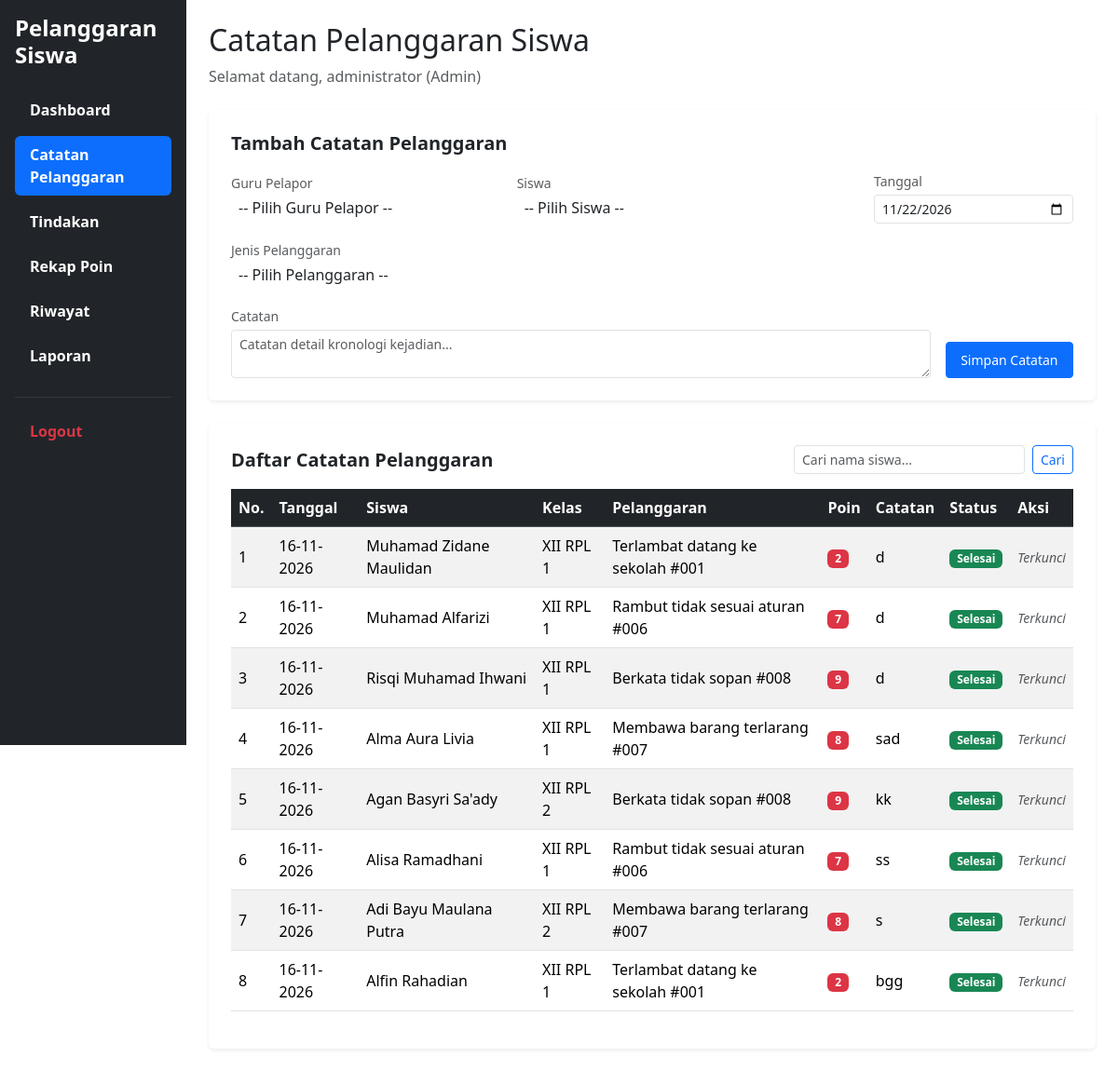
Screenshot of /catatan_pelanggaran.php (signed in) with the database file from the repository.
### tables this page shows
CREATE TABLE `t_pelanggaran_siswa` (
  `id` int(11) NOT NULL,
  `tahun_ajaran_id` int(11) DEFAULT NULL,
  `siswa_id` int(11) DEFAULT NULL,
  `nama_siswa` varchar(150) NOT NULL,
  `kelas_id` int(11) DEFAULT NULL,
  `nama_kelas` varchar(100) NOT NULL,
  `pelanggaran_id` int(11) DEFAULT NULL,
  `nama_pelanggaran` varchar(150) NOT NULL,
  `pelanggaran_kategori_id` int(11) DEFAULT NULL,
  `guru_id` int(11) DEFAULT NULL,
  `nama_guru` varchar(150) NOT NULL,
  `tanggal` date DEFAULT NULL,
  `keterangan` text NOT NULL,
  `poin` int(11) NOT NULL,
  `tindakan` text NOT NULL,
  `status` varchar(30) NOT NULL,
  `created_at` timestamp NOT NULL DEFAULT current_timestamp(),
  `updated_at` timestamp NOT NULL DEFAULT current_timestamp()
);

### catatan_pelanggaran.php (the view, shortened to what this page needs)
<?php
require_once 'config/koneksi.php';
$session_id = $_SESSION['id_user'] ?? $_SESSION['user_id'] ?? 0;
$role = strtolower(trim($_SESSION['role'] ?? $_SESSION['level'] ?? ''));
if (!function_exists('e')) {
    function e($data) {
        return htmlspecialchars((string)($data ?? ''), ENT_QUOTES, 'UTF-8');
    }
}
$koneksi = $conn ?? $koneksi ?? null;
$session_name = trim($_SESSION['name'] ?? ($_SESSION['nama'] ?? ''));
$tahunQuery = $koneksi->query("SELECT id FROM t_tahun_ajaran WHERE status_aktif = 1 LIMIT 1");
$tahunData = $tahunQuery ? $tahunQuery->fetch_assoc() : null;
$tahun_id = $tahunData ? (int)$tahunData['id'] : 1;
$nama_guru = '';
$nama_kelas_wali = '';
$kelas_wali_id = 0;
$is_wali_kelas = false;
$stmtGuru = $koneksi->prepare(
    "SELECT g.id AS guru_id, g.nama AS nama_guru
     FROM t_guru g
     WHERE g.user_id = ? OR g.id = ?
     LIMIT 1"
);
$stmtGuru->bind_param("ii", $session_id, $session_id);
$stmtGuru->execute();
$dataGuruLogin = $stmtGuru->get_result()->fetch_assoc();
if ($dataGuruLogin && !empty($dataGuruLogin['guru_id'])) {
    $guru_id = (int) $dataGuruLogin['guru_id'];
    $nama_guru = $dataGuruLogin['nama_guru'];
    $stmtWali = $koneksi->prepare(
        "SELECT wk.kelas_id, k.nama AS nama_kelas
         FROM t_wali_kelas wk
         JOIN t_kelas k ON k.id = wk.kelas_id
         WHERE wk.guru_id = ? AND wk.tahun_ajaran_id = ? AND wk.status_aktif = 1
         LIMIT 1"
    );
    $stmtWali->bind_param("ii", $guru_id, $tahun_id);
    $stmtWali->execute();
    $resWali = $stmtWali->get_result()->fetch_assoc();
    $stmtWali->close();
    if ($resWali) {
        $kelas_wali_id = (int) $resWali['kelas_id'];
        $nama_kelas_wali = $resWali['nama_kelas'];
        $is_wali_kelas = true;
    }
} else {
    $nama_guru = $session_name !== '' ? $session_name : '';
}
$cari_siswa = trim($_GET['cari_siswa'] ?? '');
if ($is_wali_kelas && $role !== 'admin' && $kelas_wali_id > 0) {
    if ($cari_siswa !== '') {
        $stmtRiwayat = $koneksi->prepare(
            "SELECT ps.*,
                    COALESCE(k.nama, ps.nama_kelas, '-') AS nama_kelas_fix,
                    COALESCE(p.nama, ps.nama_pelanggaran, '-') AS nama_pelanggaran_fix
             FROM t_pelanggaran_siswa ps
             LEFT JOIN t_kelas k ON k.id = ps.kelas_id
             LEFT JOIN t_pelanggaran p ON p.id = ps.pelanggaran_id
             WHERE ps.tahun_ajaran_id = ? AND ps.kelas_id = ? AND ps.nama_siswa LIKE ?
             ORDER BY ps.id DESC"
        );
        $keyword = "%$cari_siswa%";
        $stmtRiwayat->bind_param("iis", $tahun_id, $kelas_wali_id, $keyword);
    } else {
        $stmtRiwayat = $koneksi->prepare(
            "SELECT ps.*,
                    COALESCE(k.nama, ps.nama_kelas, '-') AS nama_kelas_fix,
                    COALESCE(p.nama, ps.nama_pelanggaran, '-') AS nama_pelanggaran_fix
             FROM t_pelanggaran_siswa ps
             LEFT JOIN t_kelas k ON k.id = ps.kelas_id
             LEFT JOIN t_pelanggaran p ON p.id = ps.pelanggaran_id
             WHERE ps.tahun_ajaran_id = ? AND ps.kelas_id = ?
             ORDER BY ps.id DESC"
        );
        $stmtRiwayat->bind_param("ii", $tahun_id, $kelas_wali_id);
    }
    $stmtRiwayat->execute();
    $riwayatList = $stmtRiwayat->get_result();
} else {
    if ($cari_siswa !== '') {
        $stmtRiwayat = $koneksi->prepare(
            "SELECT ps.*,
                    COALESCE(k.nama, ps.nama_kelas, '-') AS nama_kelas_fix,
                    COALESCE(p.nama, ps.nama_pelanggaran, '-') AS nama_pelanggaran_fix
             FROM t_pelanggaran_siswa ps
             LEFT JOIN t_kelas k ON k.id = ps.kelas_id
             LEFT JOIN t_pelanggaran p ON p.id = ps.pelanggaran_id
             WHERE ps.tahun_ajaran_id = ? AND ps.nama_siswa LIKE ?
             ORDER BY ps.id DESC"
        );
        $keyword = "%$cari_siswa%";
        $stmtRiwayat->bind_param("is", $tahun_id, $keyword);
    } else {
        $stmtRiwayat = $koneksi->prepare(
            "SELECT ps.*,
                    COALESCE(k.nama, ps.nama_kelas, '-') AS nama_kelas_fix,
                    COALESCE(p.nama, ps.nama_pelanggaran, '-') AS nama_pelanggaran_fix
             FROM t_pelanggaran_siswa ps
             LEFT JOIN t_kelas k ON k.id = ps.kelas_id
             LEFT JOIN t_pelanggaran p ON p.id = ps.pelanggaran_id
             WHERE ps.tahun_ajaran_id = ?
             ORDER BY ps.id DESC"
        );
        $stmtRiwayat->bind_param("i", $tahun_id);
    }
    $stmtRiwayat->execute();
    $riwayatList = $stmtRiwayat->get_result();
}
?>
<!DOCTYPE html>
<html lang="id">
<head>
    <link href="https://cdn.jsdelivr.net/npm/bootstrap@5.3.8/dist/css/bootstrap.min.css" rel="stylesheet">
    <link href="https://cdn.jsdelivr.net/npm/select2@4.1.0-rc.0/dist/css/select2.min.css" rel="stylesheet" />
    <link rel="stylesheet" href="https://cdn.jsdelivr.net/npm/select2-bootstrap-5-theme@1.3.0/dist/select2-bootstrap-5-theme.min.css" />
</head>
<body>
<div class="container-fluid">
    <div class="row">
        <div class="col-md-3 col-lg-2 bg-dark min-vh-100 p-3 sticky-top" style="top: 0; height: 100vh; overflow-y: auto;">
            <h4 class="text-white fw-bold mb-4">Pelanggaran Siswa</h4>
            <ul class="nav nav-pills flex-column">
                <li class="nav-item mb-2"><a href="dashboard.php" class="nav-link text-white"><span class="fw-bold">Dashboard</span></a></li>
                <li class="nav-item mb-2"><a href="catatan_pelanggaran.php" class="nav-link active"><span class="fw-bold">Catatan Pelanggaran</span></a></li>
                <li class="nav-item mb-2"><a href="Tindakan.php" class="nav-link text-white"><span class="fw-bold">Tindakan</span></a></li>
                <li class="nav-item mb-2"><a href="rekap_poin.php" class="nav-link text-white"><span class="fw-bold">Rekap Poin</span></a></li>
                <li class="nav-item mb-2"><a href="riwayat.php" class="nav-link text-white"><span class="fw-bold">Riwayat</span></a></li>
                <?php if ($is_wali_kelas || $role === 'admin'): ?>
                    <li class="nav-item mb-2"><a href="Laporan.php" class="nav-link text-white"><span class="fw-bold">Laporan</span></a></li>
                <?php endif; ?>
                <hr class="text-secondary">
                <li class="nav-item"><a href="logout.php" class="nav-link text-danger"><span class="fw-bold">Logout</span></a></li>
            </ul>
        </div>
        <main class="col-md-9 col-lg-10 p-4">
            <h2>Catatan Pelanggaran Siswa</h2>
            <p class="text-muted mb-4">Selamat datang, <?= e($nama_guru !== '' ? $nama_guru : ucfirst($role)) ?><?= $is_wali_kelas && !empty($nama_kelas_wali) ? ' (Wali Kelas ' . e($nama_kelas_wali) . ')' : ' (' . ucfirst($role) . ')' ?></p>
            <div class="card shadow-sm border-0 p-4 mb-4">
                <h5 class="fw-bold mb-3">Tambah Catatan Pelanggaran</h5>
                <form method="POST" action="catatan_pelanggaran.php">
                    <div class="row g-3 align-items-center mb-3">
                        <div class="col-md-4">
                            <label class="form-label text-muted small mb-1">Guru Pelapor</label>
                        </div>
                        <div class="col-md-5">
                            <label class="form-label text-muted small mb-1">Siswa</label>
                        </div>
                        <div class="col-md-3">
                            <label class="form-label text-muted small mb-1">Tanggal</label>
                            <input type="date" name="tanggal" class="form-control form-control-sm" value="<?= date('Y-m-d') ?>" required>
                        </div>
                    </div>
                    <div class="row g-3 align-items-center mb-3">
                        <div class="col-md-12">
                            <label class="form-label text-muted small mb-1">Jenis Pelanggaran</label>
                        </div>
                    </div>
                    <div class="row g-3 align-items-end">
                        <div class="col-md-10">
                            <label class="form-label text-muted small mb-1">Catatan</label>
                            <textarea name="keterangan" class="form-control form-control-sm" rows="2" placeholder="Catatan detail kronologi kejadian..." required></textarea>
                        </div>
                        <div class="col-md-2">
                            <button type="submit" class="btn btn-primary btn-sm w-100 text-white py-2">Simpan Catatan</button>
                        </div>
                    </div>
                </form>
            </div>
            <div class="card shadow-sm border-0 p-4">
                <div class="d-flex justify-content-between align-items-center mb-3">
                    <h5 class="fw-bold m-0">Daftar Catatan Pelanggaran</h5>
                    <form method="GET" class="d-flex gap-2" style="width: 300px;">
                        <input type="text" name="cari_siswa" class="form-control form-control-sm" placeholder="Cari nama siswa..." value="<?= e($cari_siswa) ?>">
                        <button type="submit" class="btn btn-outline-primary btn-sm text-nowrap">Cari</button>
                    </form>
                </div>
                <div class="table-responsive">
                    <table class="table table-striped table-hover align-middle">
                        <thead class="table-dark">
                            <tr>
                                <th>No.</th>
                                <th>Tanggal</th>
                                <th>Siswa</th>
                                <th>Kelas</th>
                                <th>Pelanggaran</th>
                                <th>Poin</th>
                                <th>Catatan</th>
                                <th>Status</th>
                                <th>Aksi</th>
                            </tr>
                        </thead>
                        <tbody>
                            <?php if ($riwayatList && $riwayatList->num_rows > 0): ?>
                                <?php $no = 1; while ($row = $riwayatList->fetch_assoc()): ?>
                                    <tr>
                                        <td><?= $no++ ?></td>
                                        <td><?= !empty($row['tanggal']) ? e(date('d-m-Y', strtotime($row['tanggal']))) : '-' ?></td>
                                        <td><?= e($row['nama_siswa']) ?></td>
                                        <td><?= e($row['nama_kelas_fix']) ?></td>
                                        <td><?= e($row['nama_pelanggaran_fix']) ?></td>
                                        <td><span class="badge bg-danger"><?= (int)$row['poin'] ?></span></td>
                                        <td><?= e($row['keterangan']) ?></td>
                                        <td>
                                            <?php
                                                $st = strtolower($row['status']);
                                                $badgeClass = 'bg-secondary';
                                                if ($st === 'selesai') $badgeClass = 'bg-success';
                                                elseif ($st === 'diproses') $badgeClass = 'bg-warning text-dark';
                                                elseif ($st === 'tercatat') $badgeClass = 'bg-info text-white';
                                            ?>
                                            <span class="badge <?= $badgeClass ?>"><?= e(ucfirst($row['status'])) ?></span>
                                        </td>
                                        <td>
                                            <?php if ($st === 'selesai'): ?>
                                                <span class="text-muted small fst-italic">Terkunci</span>
                                            <?php else: ?>
                                                <a href="edit_catatan_pelanggaran.php?id=<?= (int)$row['id'] ?>" class="btn btn-warning btn-sm text-dark">Edit</a>
                                                <a href="hapus_catatan_pelanggaran.php?id=<?= (int)$row['id'] ?>" class="btn btn-danger btn-sm" onclick="return confirm('Yakin ingin menghapus catatan ini?')">Hapus</a>
                                            <?php endif; ?>
                                        </td>
                                    </tr>
                                <?php endwhile; ?>
                            <?php else: ?>
                                <tr>
                                    <td colspan="9" class="text-center text-muted py-3">Belum ada catatan pelanggaran untuk kelas Anda atau siswa yang dicari tidak ditemukan.</td>
                                </tr>
                            <?php endif; ?>
                        </tbody>
                    </table>
                </div>
            </div>
        </main>
    </div>
</div>
</body>
</html>

### rows the page displays
t_pelanggaran_siswa: tanggal "16-11-2026", nama_siswa "Muhamad Zidane Maulidan", nama_kelas_fix "XII RPL 1", nama_pelanggaran_fix "Terlambat datang ke sekolah #001", poin "2", keterangan "d", status "Selesai", shows "Terkunci"
t_pelanggaran_siswa: tanggal "16-11-2026", nama_siswa "Muhamad Alfarizi", nama_kelas_fix "XII RPL 1", nama_pelanggaran_fix "Rambut tidak sesuai aturan #006", poin "7", keterangan "d", status "Selesai", shows "Terkunci"
t_pelanggaran_siswa: tanggal "16-11-2026", nama_siswa "Risqi Muhamad Ihwani", nama_kelas_fix "XII RPL 1", nama_pelanggaran_fix "Berkata tidak sopan #008", poin "9", keterangan "d", status "Selesai", shows "Terkunci"
t_pelanggaran_siswa: tanggal "16-11-2026", nama_siswa "Alma Aura Livia", nama_kelas_fix "XII RPL 1", nama_pelanggaran_fix "Membawa barang terlarang #007", poin "8", keterangan "sad", status "Selesai", shows "Terkunci"
t_pelanggaran_siswa: tanggal "16-11-2026", nama_siswa "Agan Basyri Sa'ady", nama_kelas_fix "XII RPL 2", nama_pelanggaran_fix "Berkata tidak sopan #008", poin "9", keterangan "kk", status "Selesai", shows "Terkunci"
t_pelanggaran_siswa: tanggal "16-11-2026", nama_siswa "Alisa Ramadhani", nama_kelas_fix "XII RPL 1", nama_pelanggaran_fix "Rambut tidak sesuai aturan #006", poin "7", keterangan "ss", status "Selesai", shows "Terkunci"
t_pelanggaran_siswa: tanggal "16-11-2026", nama_siswa "Adi Bayu Maulana Putra", nama_kelas_fix "XII RPL 2", nama_pelanggaran_fix "Membawa barang terlarang #007", poin "8", keterangan "s", status "Selesai", shows "Terkunci"
t_pelanggaran_siswa: tanggal "16-11-2026", nama_siswa "Alfin Rahadian", nama_kelas_fix "XII RPL 1", nama_pelanggaran_fix "Terlambat datang ke sekolah #001", poin "2", keterangan "bgg", status "Selesai", shows "Terkunci"

### other values shown
$nama_guru !== '' ? $nama_guru : ucfirst($role) "administrator"
$role "Admin"
